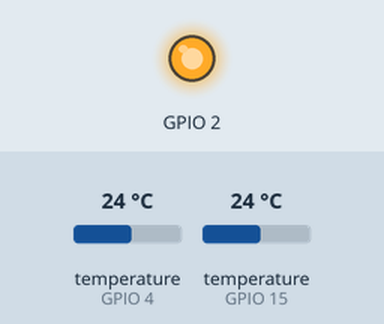
A program run on a simulated ESP32. Shown: output pins drawn as LEDs (lit = HIGH). The inputs (shaded band) are chosen by the test bench; at power-on: temperature (sensors on GPIO 4, GPIO 15) 24 °C. WiFi joins after 1.5 s; servers stay silent unless stated; no MQTT or app messages arrive unless stated; what the program prints to the serial monitor is not drawn.

Above: at 0.1 s.
At 1.6 s:
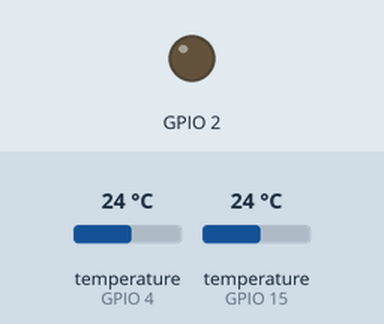
Timing chart, 0 to 3.1 s (numbered marks = the images above):
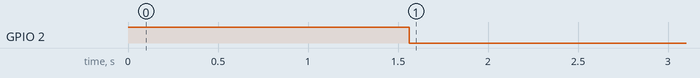

The program:

main.cpp
```cpp
/*********
  Rui Santos
  Complete project details at https://randomnerdtutorials.com
*********/

#include <WiFi.h>
#include <PubSubClient.h>
#include <Wire.h>
#include <OneWire.h>
#include <DallasTemperature.h>

#include <esp_task_wdt.h>

#define USERNAME "fakecc"
#define TOPIC0 "fakecc/feeds/tmp0"
#define TOPIC1 "fakecc/feeds/tmp1"

#define ONE_WIRE_BUS_0 15
#define ONE_WIRE_BUS_1 4

#define MQTT_INTERVAL_PUBLISH 60000

OneWire oneWire0(ONE_WIRE_BUS_0);
DallasTemperature sensor0(&oneWire0);
OneWire oneWire1(ONE_WIRE_BUS_1);
DallasTemperature sensor1(&oneWire1);

// Replace the next variables with your SSID/Password combination
const char *ssid = "StarNet";
const char *password = "022844444";
const char *apiKey = "";
const char *userName = USERNAME;


// Add your MQTT Broker IP address, example:
//const char* mqtt_server = "192.168.1.144";
const char* mqtt_server = "io.adafruit.com";

WiFiClient espClient;
PubSubClient client(espClient);
long lastMsg = 0;
char msg[50];
int value = 0;


void setup_wifi();
void readDSTemperatureC();
void reconnect();

#define WDT_TIMEOUT 10

void setup() {
  pinMode(BUILTIN_LED, OUTPUT);
  digitalWrite(BUILTIN_LED, 1);

  Serial.begin(115200);
  Serial.println("Configuring WDT...");
  esp_task_wdt_init(WDT_TIMEOUT, true); //enable panic so ESP32 restarts
  esp_task_wdt_add(NULL); //add current thread to WDT watch

  setup_wifi();
  digitalWrite(BUILTIN_LED, 1);
  client.setServer(mqtt_server, 1883);
  digitalWrite(BUILTIN_LED, 0);

}

void setup_wifi() {
  digitalWrite(BUILTIN_LED, 1);
  delay(10);
  // We start by connecting to a WiFi network
  Serial.println();
  Serial.print("Connecting to ");
  Serial.println(ssid);

  WiFi.begin(ssid, password);

  while (WiFi.status() != WL_CONNECTED) {
    delay(500);
    Serial.print(".");
  }

  Serial.println("");
  Serial.println("WiFi connected");
  Serial.println("IP address: ");
  Serial.println(WiFi.localIP());
  digitalWrite(BUILTIN_LED, 0);
}

void reconnect() {
  digitalWrite(BUILTIN_LED, 1);
  // Loop until we're reconnected
  while (!client.connected()) {
    Serial.print("Attempting MQTT connection...");
    // Attempt to connect
    if (client.connect("ESP32Client", userName, apiKey)) {
      Serial.println("connected");
    } else {
      Serial.print("failed, rc=");
      Serial.print(client.state());
      Serial.println(" try again in 5 seconds");
      // Wait 5 seconds before retrying
      delay(5000);
    }
  }
  digitalWrite(BUILTIN_LED, 0);
}

void loop() {
  esp_task_wdt_reset();
  if (WiFi.status() != WL_CONNECTED){
    setup_wifi();
  }
  if (!client.connected()) {
    reconnect();
  }
  client.loop();
  digitalWrite(BUILTIN_LED, 0);
  long now = millis();
  if (now - lastMsg > MQTT_INTERVAL_PUBLISH) {
    lastMsg = now;
    readDSTemperatureC();
  }
}

void readDSTemperatureC()
{
  // Call sensors.requestTemperatures() to issue a global temperature and Requests to all devices on the bus
  sensor0.requestTemperatures();
  sensor1.requestTemperatures();
  delay(1000);
  float tempC = sensor0.getTempCByIndex(0);
  String temp = "";
  char buff[10];
  temp.concat(sensor0.getTempCByIndex(0));
  temp.toCharArray(buff, 10);
  if (-126.5 < tempC)
  {
    Serial.print("Temperature Celsius: ");
    Serial.println(buff);
    client.publish(TOPIC0, buff);
  }else{
    Serial.println(buff);
  }
  temp = "";
  temp.concat(sensor1.getTempCByIndex(0));
  temp.toCharArray(buff, 10);
  if (-126.5 < tempC)
  {
    Serial.print("Temperature Celsius: ");
    Serial.println(buff);
    client.publish(TOPIC1, buff);
  }else{
    Serial.println(buff);
  }
}
```

Measured:
- by itself, GPIO 2: HIGH → LOW at 1.6 s
